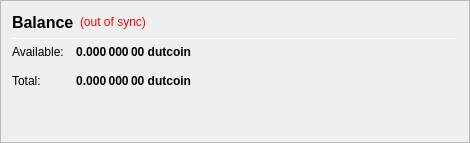
                   <widget class="QFrame" name="frame_CombinedBalances">
                    <property name="minimumSize">
                     <size>
                      <width>470</width>
                      <height>0</height>
                     </size>
                    </property>
                    <property name="frameShape">
                     <enum>QFrame::StyledPanel</enum>
                    </property>
                    <property name="frameShadow">
                     <enum>QFrame::Raised</enum>
                    </property>
                    <layout class="QVBoxLayout" name="verticalLayout_5">
                     <item>
                      <layout class="QHBoxLayout" name="horizontalLayout_5" stretch="0,0,0">
                       <item>
                        <widget class="QLabel" name="label_5z">
                         <property name="minimumSize">
                          <size>
                           <width>0</width>
                           <height>20</height>
                          </size>
                         </property>
                         <property name="font">
                          <font>
                           <pointsize>12</pointsize>
                           <weight>75</weight>
                           <bold>true</bold>
                          </font>
                         </property>
                         <property name="toolTip">
                          <string>Balance (including unconfirmed and immature coins)</string> <!--Combined-->
                         </property>
                         <property name="text">
                          <string>Balance</string> <!--Combined-->
                         </property>
                        </widget>
                       </item>
                       <item>
                        <widget class="QLabel" name="labelWalletStatus">
                         <property name="cursor">
                          <cursorShape>WhatsThisCursor</cursorShape>
                         </property>
                         <property name="toolTip">
                          <string>The displayed information may be out of date. Your wallet automatically synchronizes with the dutcoin network after a connection is established, but this process has not completed yet.</string>
                         </property>
                         <property name="styleSheet">
                          <string notr="true">QLabel { color: red; }</string>
                         </property>
                         <property name="text">
                          <string notr="true">(out of sync)</string>
                         </property>
                         <property name="alignment">
                          <set>Qt::AlignLeading|Qt::AlignLeft|Qt::AlignVCenter</set>
                         </property>
                        </widget>
                       </item>
                       <item>
                        <spacer name="horizontalSpacer_1">
                         <property name="orientation">
                          <enum>Qt::Horizontal</enum>
                         </property>
                         <property name="sizeHint" stdset="0">
                          <size>
                           <width>40</width>
                           <height>20</height>
                          </size>
                         </property>
                        </spacer>
                       </item>
                      </layout>
                     </item>
                     <item>
                      <widget class="Line" name="line_CombinedBalance">
                       <property name="minimumSize">
                        <size>
                         <width>0</width>
                         <height>1</height>
                        </size>
                       </property>
                       <property name="maximumSize">
                        <size>
                         <width>16777215</width>
                         <height>1</height>
                        </size>
                       </property>
                       <property name="orientation">
                        <enum>Qt::Horizontal</enum>
                       </property>
                      </widget>
                     </item>
                     <item>
                      <layout class="QGridLayout" name="gridLayout_3">
                       <property name="spacing">
                        <number>12</number>
                       </property>
                       <item row="1" column="0">
                        <widget class="QLabel" name="labelBalanceTextz">
                         <property name="text">
                          <string>Available:</string>
                         </property>
                        </widget>
                       </item>
                       <item row="1" column="1">
                        <widget class="QLabel" name="labelBalancez">
                         <property name="font">
                          <font>
                           <weight>75</weight>
                           <bold>true</bold>
                          </font>
                         </property>
                         <property name="cursor">
                          <cursorShape>IBeamCursor</cursorShape>
                         </property>
                         <property name="toolTip">
                          <string>Your current spendable balance</string>
                         </property>
                         <property name="text">
                          <string notr="true">0.000 000 00 dutcoin</string>
                         </property>
                         <property name="alignment">
                          <set>Qt::AlignRight|Qt::AlignTrailing|Qt::AlignVCenter</set>
                         </property>
                         <property name="textInteractionFlags">
                          <set>Qt::LinksAccessibleByMouse|Qt::TextSelectableByKeyboard|Qt::TextSelectableByMouse</set>
                         </property>
                        </widget>
                       </item>
                       <item row="2" column="0">
                        <widget class="QLabel" name="labelTotalTextz">
                         <property name="text">
                          <string>Total:</string>
                         </property>
                        </widget>
                       </item>
                       <item row="2" column="1">
                        <widget class="QLabel" name="labelTotalz">
                         <property name="font">
                          <font>
                           <weight>75</weight>
                           <bold>true</bold>
                          </font>
                         </property>
                         <property name="cursor">
                          <cursorShape>IBeamCursor</cursorShape>
                         </property>
                         <property name="toolTip">
                          <string>Total Balance, including all unavailable coins.</string>
                         </property>
                         <property name="text">
                          <string notr="true">0.000 000 00 dutcoin</string>
                         </property>
                         <property name="alignment">
                          <set>Qt::AlignRight|Qt::AlignTrailing|Qt::AlignVCenter</set>
                         </property>
                         <property name="textInteractionFlags">
                          <set>Qt::LinksAccessibleByMouse|Qt::TextSelectableByKeyboard|Qt::TextSelectableByMouse</set>
                         </property>
                        </widget>
                       </item>
                       <item row="2" column="3">
                        <spacer name="horizontalSpacer_2">
                         <property name="orientation">
                          <enum>Qt::Horizontal</enum>
                         </property>
                         <property name="sizeHint" stdset="0">
                          <size>
                           <width>40</width>
                           <height>20</height>
                          </size>
                         </property>
                        </spacer>
                       </item>
                      </layout>
                     </item>
                     <item>
                      <spacer name="verticalSpacer_1">
                       <property name="orientation">
                        <enum>Qt::Vertical</enum>
                       </property>
                       <property name="sizeHint" stdset="0">
                        <size>
                         <width>20</width>
                         <height>40</height>
                        </size>
                       </property>
                      </spacer>
                     </item>
                    </layout>
                   </widget>
